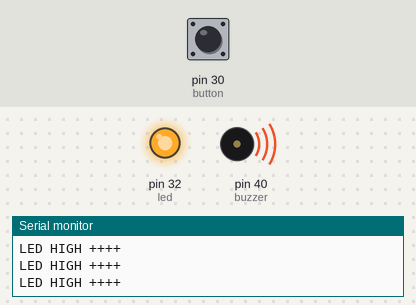
A sketch run on a simulated Arduino Mega 2560, built with avr-gcc and run on an emulated ATmega2560. On the bench: output pins drawn as LEDs (lit = HIGH), buzzer (waves = sounding), the last lines printed to the serial monitor. The test bench sets the inputs (shaded band); at power-on: pin 30 (button) HIGH.

Above: at 1.2 s.
1.3 s: pin 30 (button) pulled LOW for 0.15 s
At 1.39 s:
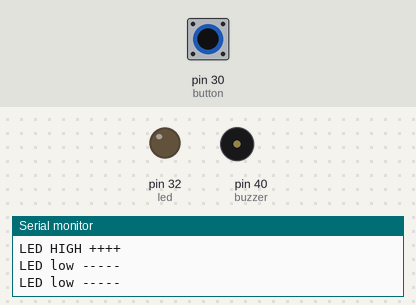
2.9 s: pin 30 (button) pulled LOW for 3.2 s
At 7.5 s:
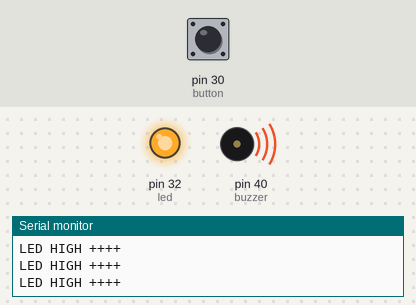
Timing chart, 0 to 9.0 s (numbered marks = the images above; inputs shaded):
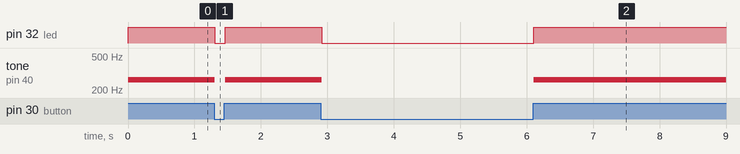

The sketch:

buttons.ino
```cpp
const int button = 30;
const int led = 32;
const int buzzer = 40;

const int DS = 22;
const int SH_CP = 24;
const int ST_CP = 26;

void setup() {
  // put your setup code here, to run once:
  Serial.begin(9600);
  pinMode(button,INPUT);
  pinMode(led,OUTPUT);
  pinMode(buzzer, OUTPUT);
}

void loop() {
  // put your main code here, to run repeatedly:
  if (digitalRead(button) == LOW) {
    digitalWrite(led, LOW);
    noTone(buzzer);
    Serial.println("LED low -----");
  }
  else if (digitalRead(button) == HIGH) {
    digitalWrite(led, HIGH);

    tone(buzzer, 262);
    Serial.println("LED HIGH ++++");
  }
}
```

Measured:
- after the input at 1.3 s, pin 32 (led): HIGH → LOW at once, → HIGH 0.16 s later; tone on pin 40 (buzzer): 262 Hz → silent at once, → 262 Hz 0.16 s later
- after the input at 2.9 s, pin 32 (led): HIGH → LOW at once, → HIGH 3.2 s later; tone on pin 40 (buzzer): 262 Hz → silent at once, → 262 Hz 3.2 s later
